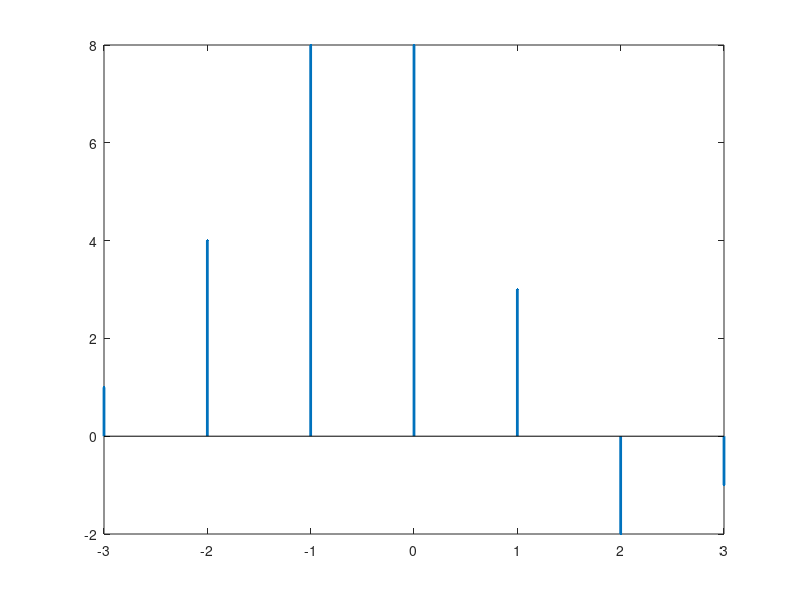

This chart was generated by the following MATLAB code:
clc;clear all; close all;
%Get the inputs
#x = input('enter the input sequence of a signal x(n)');
#h = input('enter the input sequence of a signal h(n)');
 x = [1,2,3,1];
 h = [1,2,1,-1];

%Find the length of a signal
n1 = length(x);
n2 = length(h);
%Find the length of y(n)
N = n1+n2-1;
%Zero padding to make the length = N
x = [x, zeros(1,N-n1)];
h = [h, zeros(1, N-n2)];
%Initialize the output with zero
y = zeros(1,N);
%Perform the linear convulation

 for n=1:N
  for k=1:n
    y(n) = y(n) + x(k)*h(n-k+1)
  endfor
 endfor

 %plot the inputs and outputs

 z1 = 2; #... 0th index of x
 z2 = 3; #... 0th index of h
 index = (z1+z2-1); #... 0th index of ans
 t = -(index-1):length(y)-index; #... time(n)
  disp(y);
#stem(n, y, ".");
 %From Lowest Point of h(n) or x(n) to LowestPoint+ConvolutionSize
 % -1,0,1,2,3,4,5 (Total Point = ConvSize = 7)
 stem(t,y,'.','LineWidth',2);
#axis([0,size+5,min(output)-5,max(output)+5])
